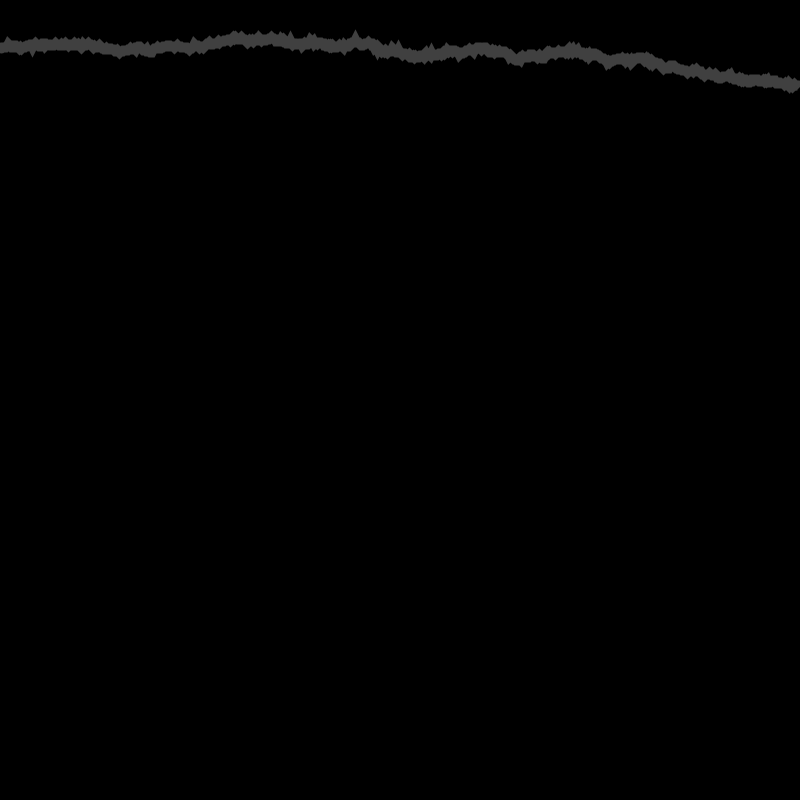
Frame 1 (no input)
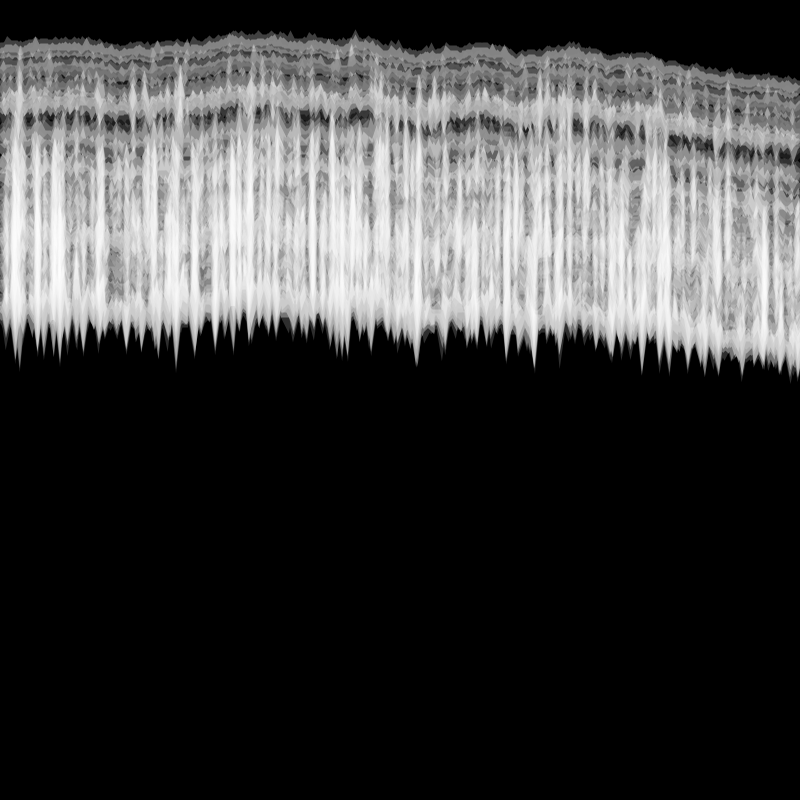
Frame 60 (the mouse pressed at the canvas centre just before this capture)
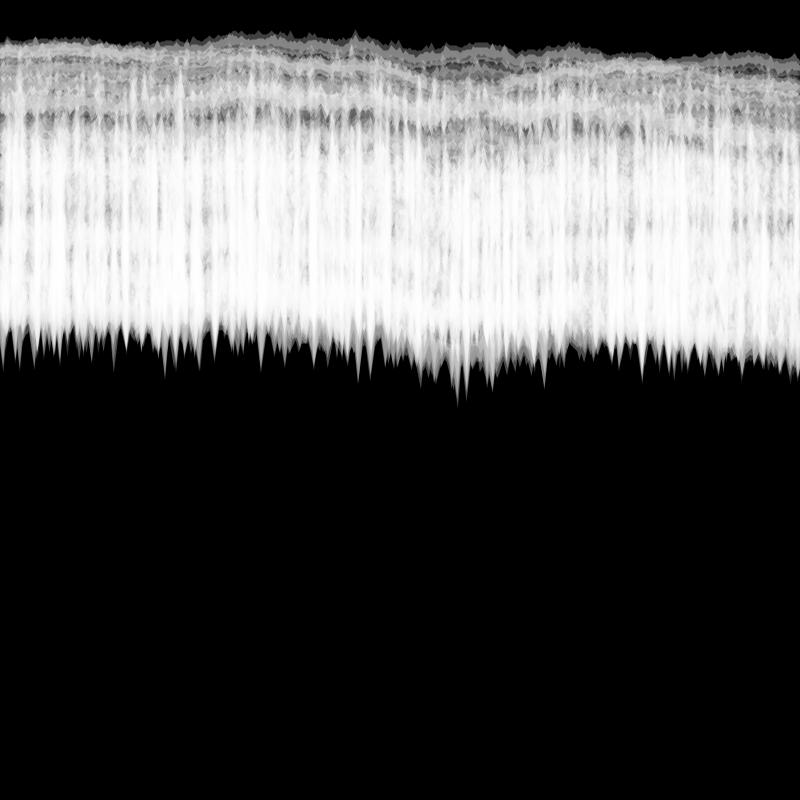
Frame 120 (the mouse held since frame 60 and released just before this capture)

The Processing sketch that drew these frames (run headless with seeded random() and noise(); from frame 60 on, the mouse is pressed at the canvas centre):

// Processing sketch: processing_101149
// ── processing_101149.pde

float[] xArray = new float[800];
float[] yArray = new float[800];
int initiator = 0;
float separator = 5;

void setup() 
{
  size(800,800);
  background(0);
  strokeWeight(10);
  stroke(255);

}

void draw() 
{
    fill(0,0,0);
    stroke(255,255,255,random(100));
  addRandoms();
  beginShape();
  for (int i = 1; i < xArray.length; i++)
    {
      vertex(xArray[i], yArray[i]);
    }
      for (int i = 1; i < xArray.length; i++)
    {
      vertex(xArray[xArray.length-i], yArray[yArray.length-i]);
    }

  endShape();
}

void addRandoms() 
{
  if ( initiator < 100)
  {
    
    for (int i = 1; i < xArray.length; i++)
    {
      xArray[0] = 0;
      xArray[i] = i;
      yArray[0] = 50;
      yArray[i] = yArray[i-1] + random(2) - random(2);
    }
    initiator = initiator + 1000;
  }
  else 
    {
      for (int i = 1; i < yArray.length; i++)
        {
          yArray[i] = yArray[i] +  separator + random(1) - random(1);
        }
    }
separator = abs(separator - .015);
}

void mousePressed()
{
  background(0);
 initiator = 0; 
 separator = 5;
  
}
